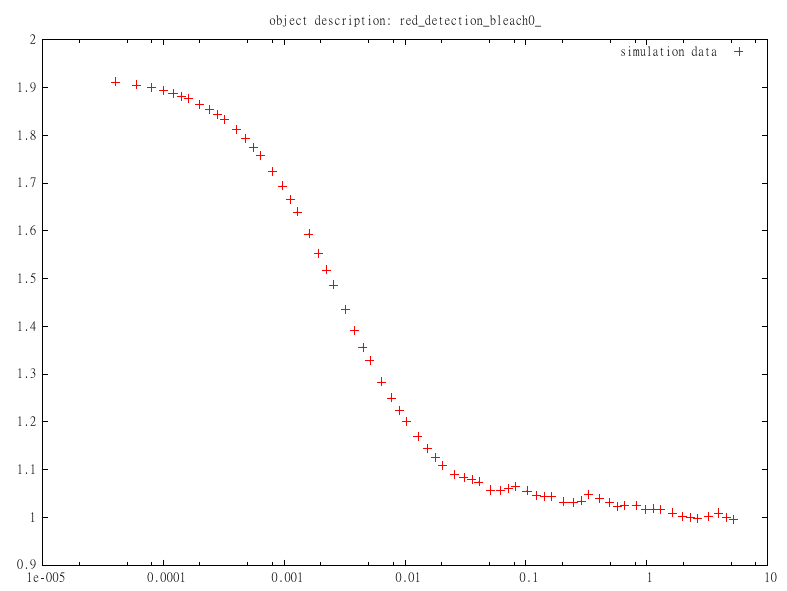

Reproduce this figure in gnuplot.
set terminal pdfcairo color solid font "sans, 7" linewidth 2 size 20cm,15cm
set output "bleach5e-08__dg500to550_dr600to700__D30__cAB5_cA2.5_cB2.5__red_detection_bleach0_corrplot_simple.pdf"
set logscale x
set title "object description: red_detection_bleach0_"
plot "bleach5e-08__dg500to550_dr600to700__D30__cAB5_cA2.5_cB2.5__red_detection_bleach0_corr.dat" title "simulation data" with points
set terminal wxt font "sans, 8"
set output
set logscale x
set title "object description: red_detection_bleach0_"
plot "bleach5e-08__dg500to550_dr600to700__D30__cAB5_cA2.5_cB2.5__red_detection_bleach0_corr.dat" title "simulation data" with points
pause -1
